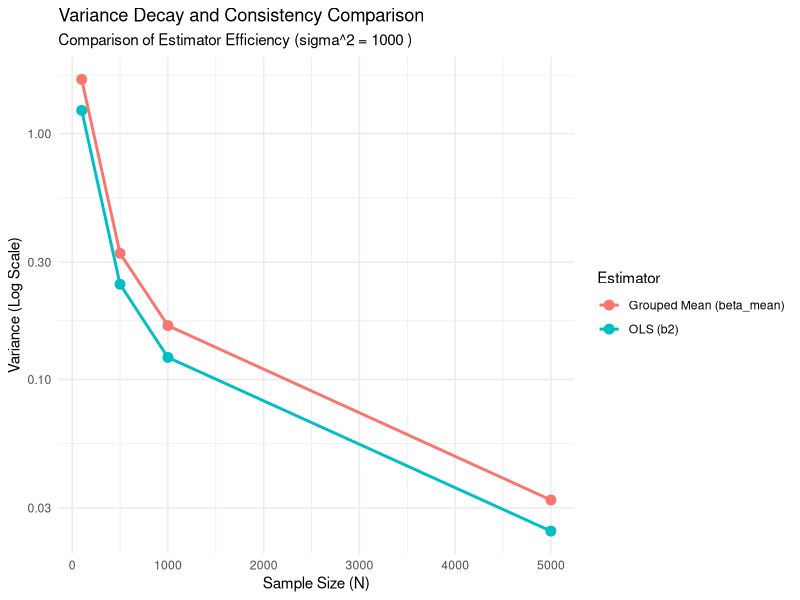

Generate this figure with R:
  # 清除記憶體
  rm(list=ls())

# 載入必要套件
if(!require(ggplot2)) install.packages("ggplot2")
library(ggplot2)

# --- 1. 設定模擬參數 ---
set.seed(123)
n_sizes <- c(100, 500, 1000, 5000)
sigma_squared <- 1000

# 建立儲存結果的資料框 (使用小寫蛇型命名)
simulation_results <- data.frame(
  n = n_sizes,
  var_ols = NA,
  var_mean = NA,
  sx2_inv = NA,
  diff_mean_inv = NA
)

# --- 2. 執行模擬計算 ---
for(i in seq_along(n_sizes)) {
  current_n <- n_sizes[i]
  
  # 隨機產生 x ~ Uniform(0, 10)
  x_values <- runif(current_n, 0, 10)
  x_sorted <- sort(x_values)
  
  # 計算分群平均值
  n_half <- current_n / 2
  x1_bar <- mean(x_sorted[1:n_half])
  x2_bar <- mean(x_sorted[(n_half + 1):current_n])
  
  # (i) 計算方差項
  # OLS var(b2|x) = sigma^2 / sum((x - mean(x))^2)
  simulation_results$var_ols[i] <- sigma_squared / sum((x_values - mean(x_values))^2)
  
  # Grouped Mean var(beta_mean|x) = 4*sigma^2 / (n * (x2_bar - x1_bar)^2)
  simulation_results$var_mean[i] <- (4 * sigma_squared) / (current_n * (x2_bar - x1_bar) ^ 2)
  
  # (ii) 計算期望值估計項 (用於 g 小題驗證)
  sample_variance_x <- sum((x_values - mean(x_values))^2) / current_n
  simulation_results$sx2_inv[i] <- 1 / sample_variance_x
  simulation_results$diff_mean_inv[i] <- 4 / (x2_bar - x1_bar)^2
}

# --- 3. 輸出數值結果 (用於 LaTeX 表格) ---
print("--- Simulation Table for Exercise 5.20 ---")
print(simulation_results)

# --- 4. 繪製並儲存趨勢圖 ---
# 轉換為長格式以便 ggplot2 使用
plot_data <- data.frame(
  Sample_Size = rep(n_sizes, 2),
  Variance = c(simulation_results$var_ols, simulation_results$var_mean),
  Estimator = rep(c("OLS (b2)", "Grouped Mean (beta_mean)"), each = length(n_sizes))
)

# 建立圖表
variance_plot <- ggplot(plot_data, aes(x = Sample_Size, y = Variance, color = Estimator, group = Estimator)) +
  geom_line(linewidth = 1) +
  geom_point(size = 3) +
  scale_y_log10() + 
  labs(
    title = "Variance Decay and Consistency Comparison",
    subtitle = paste("Comparison of Estimator Efficiency (sigma^2 =", sigma_squared, ")"),
    x = "Sample Size (N)",
    y = "Variance (Log Scale)"
  ) +
  theme_minimal()

# 顯示於視窗並儲存檔案
print(variance_plot)

# 檔案命名規範：5.20_variance_comparison.png
png("5.20_variance_comparison.png", width = 800, height = 600)
print(variance_plot)
dev.off()

print(paste("執行完成。圖片已儲存於:", getwd()))
